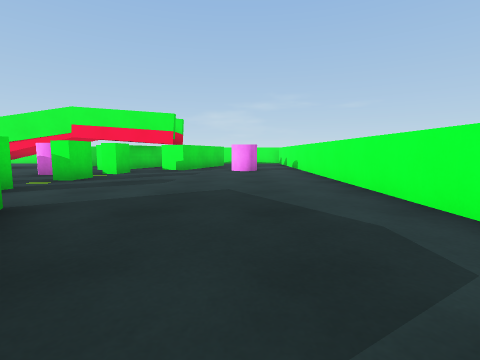
view 1 (above)

24 first-person views from a walk through a Unity game level. The camera is 0.7 m above the floor, tilts 6° down and sees 85° across. The floor is counted in squares, 1 m on a side. Each view is taken from the middle of a square. On the plan, view 1 faces up. The plan holds only what a view shows up to about 9 squares ahead; the rest is blank.

view 2
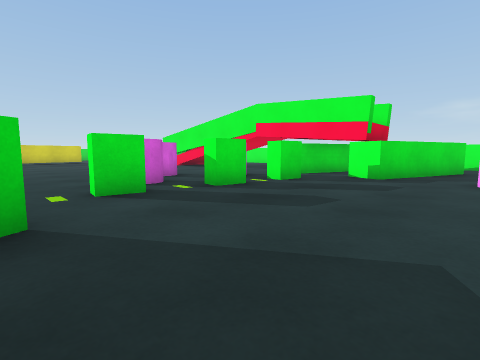

view 3
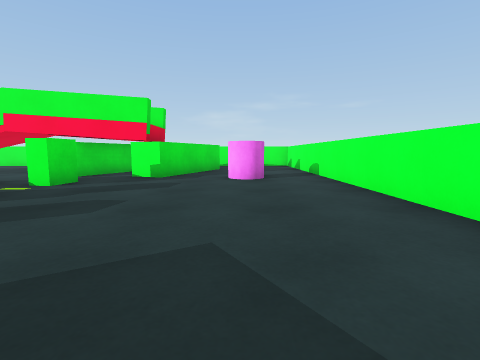

view 4
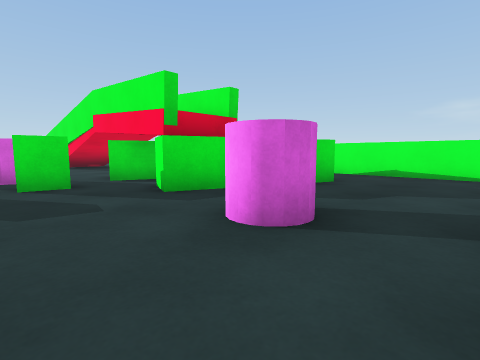

view 5
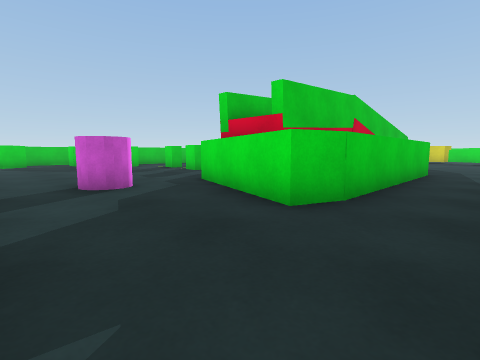

view 6
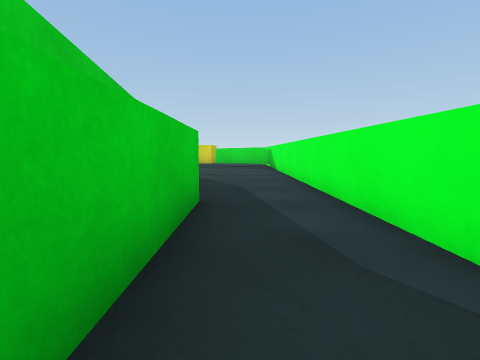

view 7
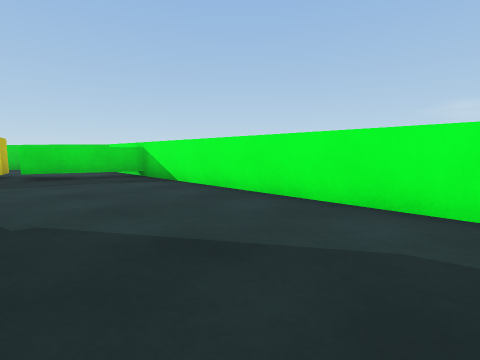

view 8
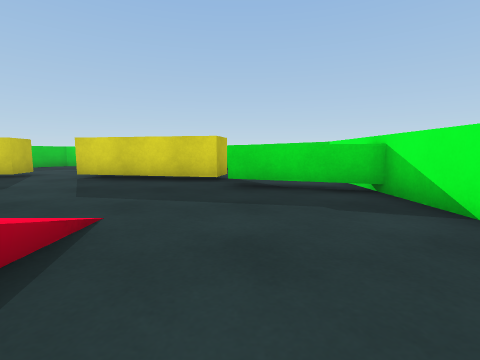

view 9
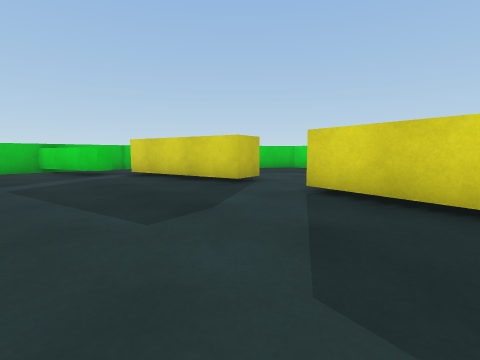

view 10
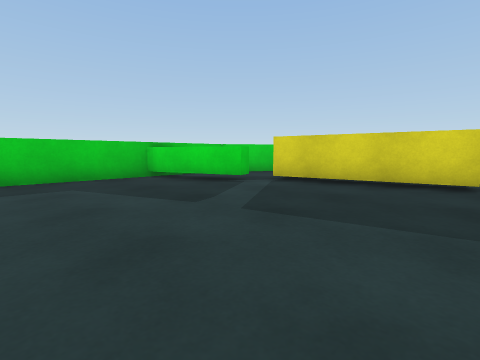

view 11
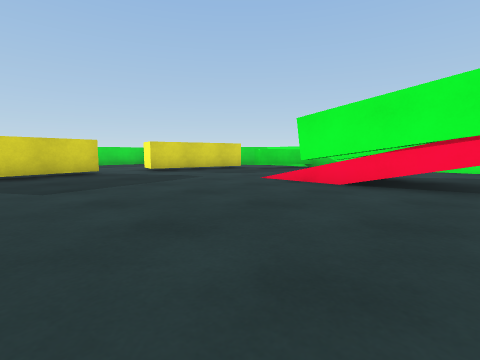

view 12
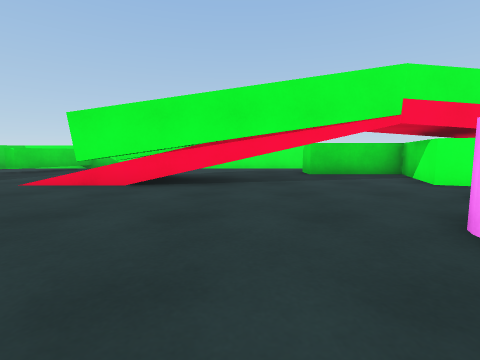

view 13
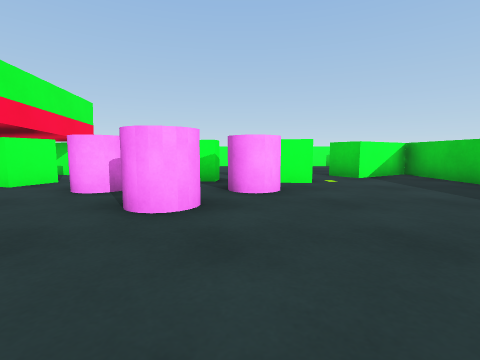

view 14
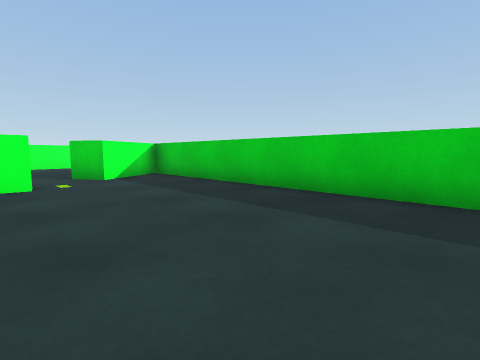

view 15
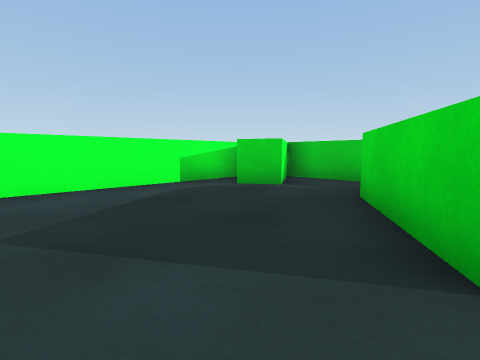

view 16
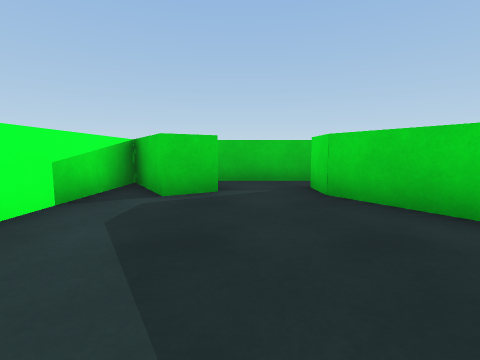

view 17
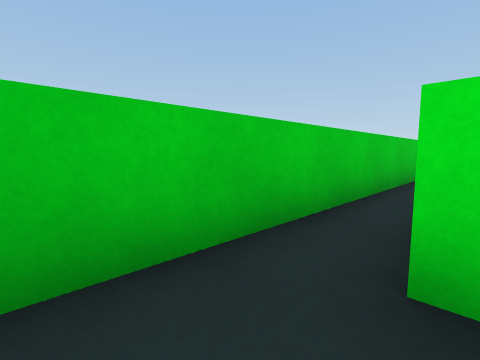

view 18
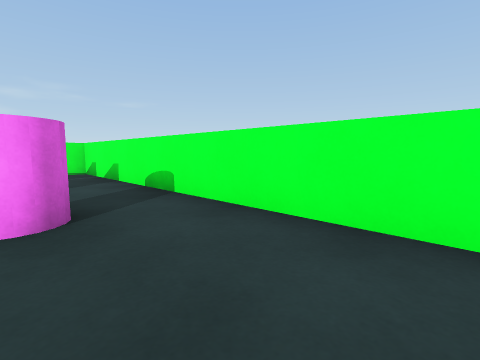

view 19
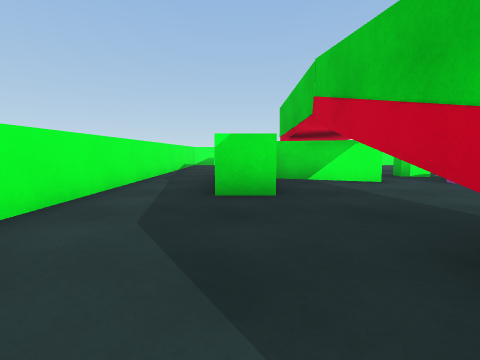

view 20
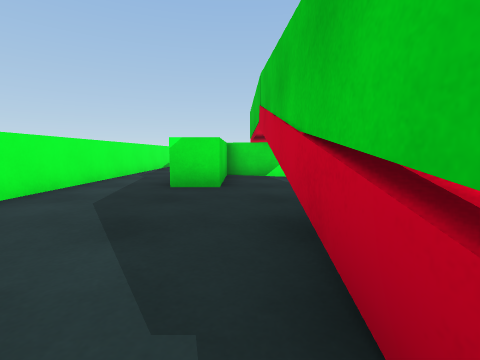

view 21
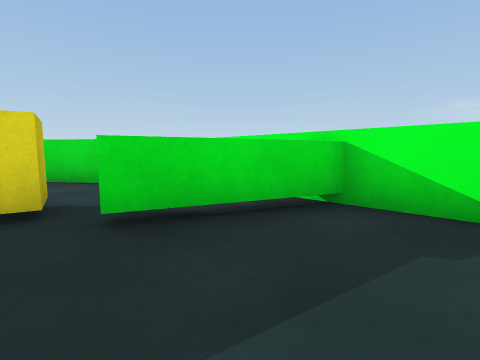

view 22
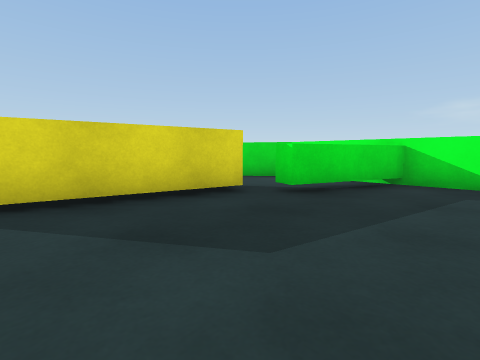

view 23
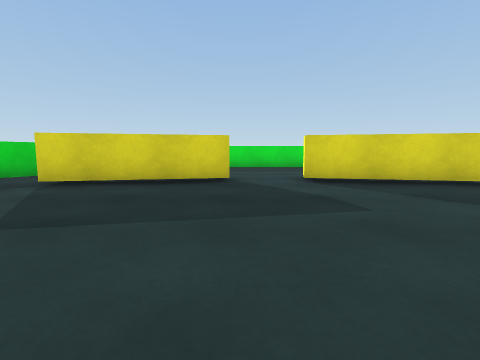

view 24
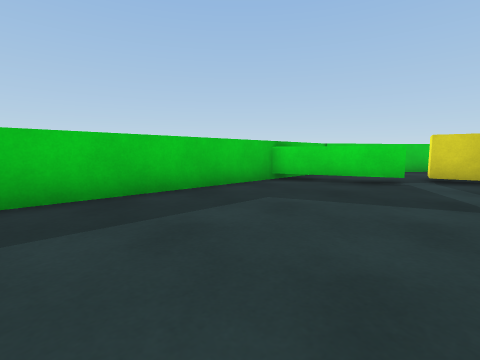

### Floor plan
Key: @ floor where view 1 was taken; # wall or solid block; . floor; / step, stairs or slope; = window, fence, low wall or low ledge; ^ raised ledge; C cylinder; B green block; T thing the floor can be seen under or through.
Columns run from 23 left of view 1 to 3 right of it. Each row starts with its distance up from view 1.
 17    ########################
 16  ###..^...................#
 15 ##....^...................#
 14 #....^..........#######...#
 13     ##............#####...#
 12     #..../#TTTTT..####....#
 11     #..../=TTTTT..#.##.C..#
 10  ..##..................C..#
  9  ................C.B......#
  8  ................C........#
  7  ..##..........CC..B......#
  6     #............C........#
  5     #............CB.......#
  4    .#.....................#
  3   ...^^.............#.....#
  2   #...^.............##....#
  1   ##..^.............##....#
  0     ##################.@###
 -1                 ........##
 -2                ##########

Positions as (right, up) in squares from view 1, and headings:
1: (0, 0), facing up
2: (0, 3), facing up-left
3: (0, 3), facing up
4: (2, 8), facing up-left
5: (2, 16), facing down-left
6: (-4, 15), facing left
7: (-9, 13), facing up-left
8: (-12, 14), facing left
9: (-15, 12), facing down-left
10: (-13, 8), facing down-left
11: (-10, 5), facing up-left
12: (-10, 5), facing up
13: (-11, 6), facing right
14: (-11, 5), facing down-right
15: (-3, 5), facing down-right
16: (0, 5), facing down
17: (0, 0), facing down-left
18: (0, 7), facing up-right
19: (-12, 14), facing right
20: (-13, 13), facing right
21: (-15, 13), facing up-left
22: (-15, 10), facing up-left
23: (-13, 8), facing left
24: (-11, 5), facing down-left
